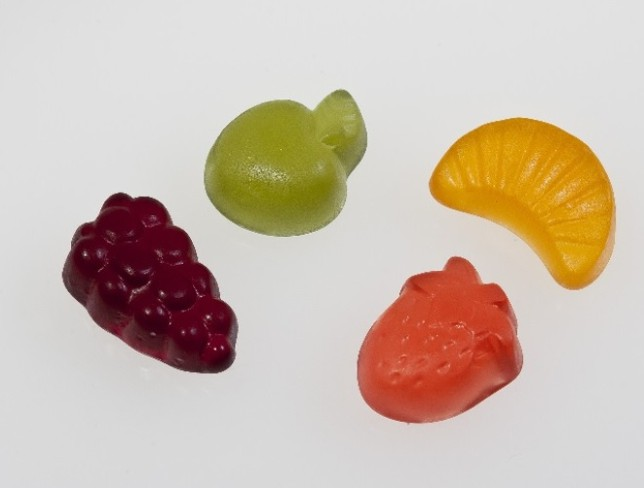
%> input picture Matlab/Histogram/buah.jpg, 644 x 488 px
$ octave histogram.m   (GNU Octave 9; MATLAB toolbox functions it lacks are replaced by stand-ins)
%> lines starting %> are read from the running program, lines starting %| are printed output that depends on the picture
clc; clear; close all; warning off all;

rgbImage = imread('buah.jpg');
%> rgbImage is the input picture: size 488x644x3 uint8; mean R, G, B 203.9, 187.3, 173
[rows, columns, numberOfColorBands] = size(rgbImage);
%> rows = 488; columns = 644; numberOfColorBands = 3
subplot(2, 2, 1);
imshow(rgbImage, []);
set(gcf, 'Position', get(0,'Screensize'));
redPlane = rgbImage(:, :, 1);
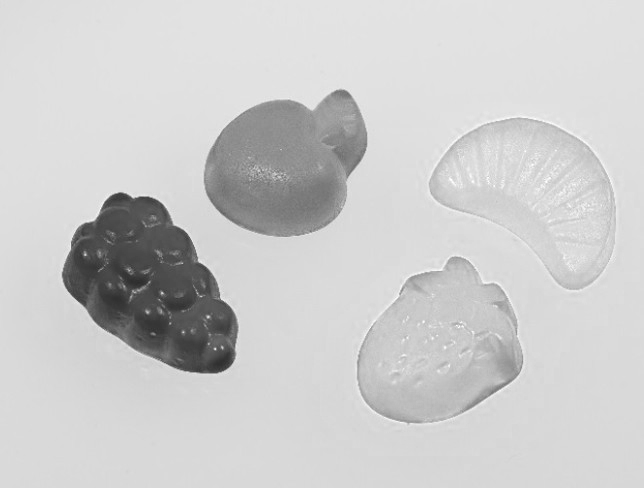
%> redPlane: size 488x644 uint8; min 43, max 255, mean 203.9
greenPlane = rgbImage(:, :, 2);
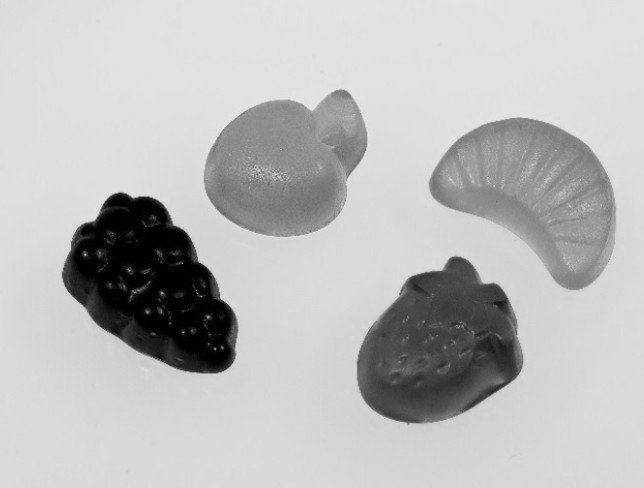
%> greenPlane: size 488x644 uint8; min 0, max 240, mean 187.3
bluePlane = rgbImage(:, :, 3);
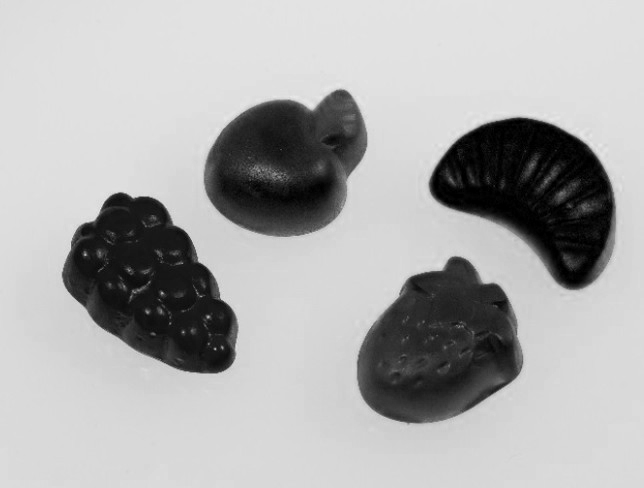
%> bluePlane: size 488x644 uint8; min 0, max 240, mean 173

[pixelCountR, grayLevelsR] = imhist(redPlane);
%> pixelCountR = 256 values, max 31159 at index 217, min 0 at index 1, mean 1227.6; grayLevelsR = 256 values from 0 to 255
subplot(2,2,2);
bar(pixelCountR, 'r');
xlim([0, grayLevelsR(end)]);

[pixelCountG, grayLevelsG] = imhist(greenPlane);
%> pixelCountG = 256 values, max 28795 at index 217, min 0 at index 237, mean 1227.6; grayLevelsG = 256 values from 0 to 255
subplot(2, 2, 3);
bar(pixelCountG, 'g');
xlim([0, grayLevelsG(end)]);

[pixelCountB, grayLevelsB] = imhist(bluePlane);
%> pixelCountB = 256 values, max 20946 at index 226, min 0 at index 234, mean 1227.6; grayLevelsB = 256 values from 0 to 255
subplot(2, 2, 4);
bar(pixelCountB, 'b');
xlim([0, grayLevelsB(end)]);
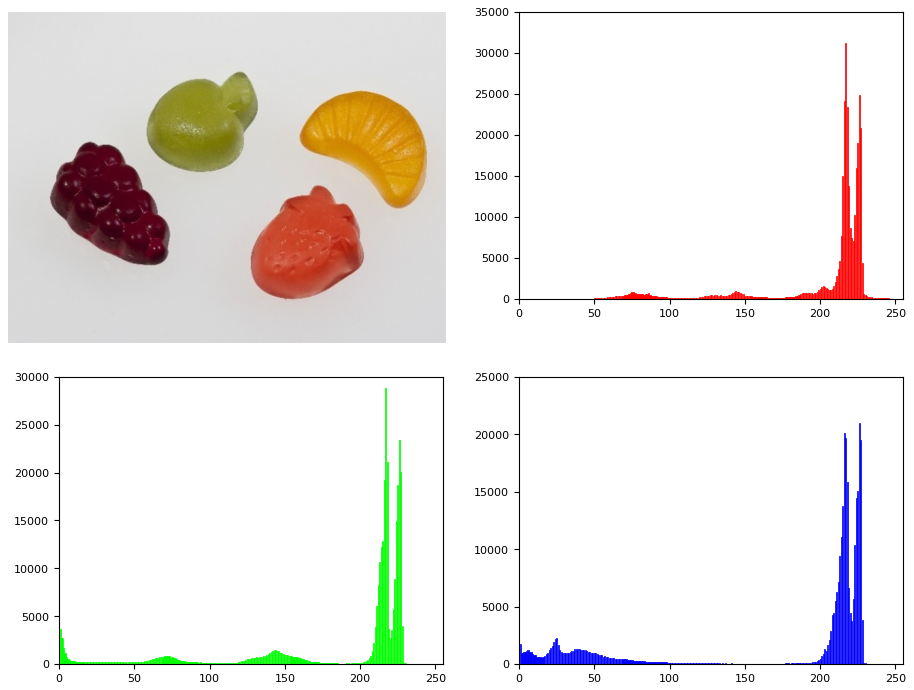
%> figure redrawn from the program's plot data, 4 panels
